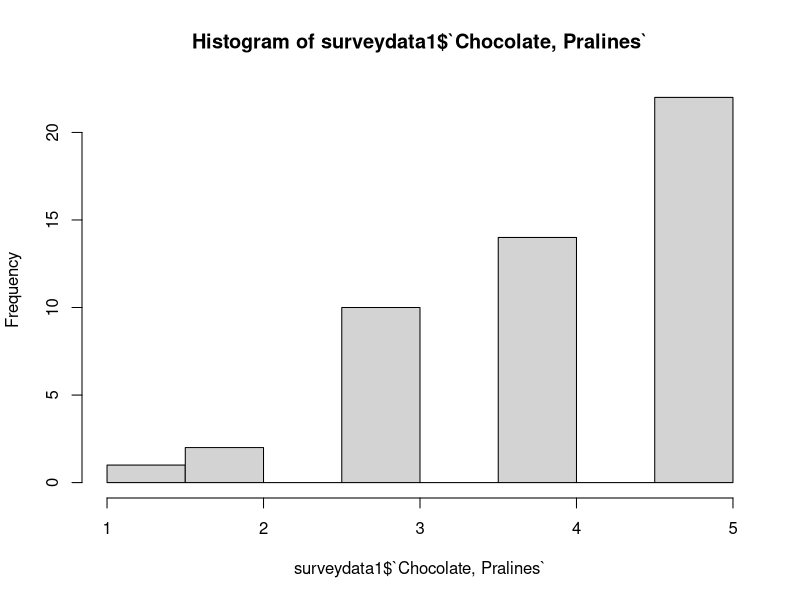

Source code (R): (Note: this script raises an error after producing the figure.)
#######################################
#                                     #
#            gift giving              #
#          survey analysis            #
#                                     #
#            Thomas FROST             #
#           Antonia GERKEN            #
#           Anita LINDBERG            #
#             Diane OWIN              #
#                                     #
#       emlyon business school        #
#                                     #
#       https://lyonexchange.fr       #
#     gift-giving@lyonexchange.fr     #
#                                     #
#######################################



# 00 - Setup #############################

library(tidyverse)
library(fastDummies)
# install.packages("openxlsx")
library(openxlsx)
library(data.table)

# 01 - Read data #########################

# surveydata <- read_csv(file = "results-survey282822_20211004-1449.csv")
surveydata <- read_csv(file = "results-survey282822_20211005-1218.csv")

# 02 - Clean data #########################

# delete incomplete answers
surveydata <- filter(surveydata, !is.na(submitdate))

# delete answer where control question is wrong
surveydata1 <- surveydata[surveydata$`G02Q10[SQ053]`  == 4, ]

# remove control question
surveydata1 <- subset(surveydata1, select = -c(`G02Q10[SQ053]`) )

# remove time stamp
surveydata1 <- subset(surveydata1, select = -c(submitdate) )

# rename categorical columns----
oldnames <-  c('G01Q04','G01Q17', 'G01Q18', 'G01Q19', 'G01Q05', 'G02Q02','G03Q03', 'G03Q13', 'G03Q14',
             'G03Q15','G03Q16')
newnames <-  c('situation_fit','last_minute', 'remb_bday', 'online_gift', 
             'suitablegift','services_fit','age', 'gender', 'student', 'profession','country')
for(i in 1:length(newnames)) names(surveydata1)[names(surveydata1) == oldnames[i]] = newnames[i]

# rename G02Q07 ----

# How suitable are the following items in your opinion for an individualized gift box? 
# Consider as criteria the probability of sending a box with this to someone else by yourself 
# and how much you would find it a good gift if you would receive it yourself. 
# Consider 1 as a bad gift and 5 as the best possible option.

gifts_numbers <- c('G02Q07[SQ001]', 'G02Q07[SQ012]','G02Q07[SQ022]','G02Q07[SQ032]','G02Q07[SQ042]',
                   'G02Q07[SQ052]','G02Q07[SQ062]','G02Q07[SQ072]','G02Q07[SQ082]','G02Q07[SQ092]')
gifts_names <- c('Seads', 'Spices', 'Chocolate, Pralines', 'Coffee / Tea', 'Food / sweats in general', 
                 'Specialties from the whole country / EU / world', 'Flowers', 'Candles', 'Cosmetics', 
                 'Alcohol')
for(i in 1:length(gifts_names)) names(surveydata1)[names(surveydata1) == gifts_numbers[i]] = gifts_names[i]

# rename G01Q06 -----

# What do you usually give your friends (who do not live close to you) for their birthday?
gifts_numbers2 <- c('G01Q06[SQ001]', 'G01Q06[SQ002]', 'G01Q06[SQ003]', 'G01Q06[SQ004]', 'G01Q06[SQ005]')
gifts_names2 <- c('package', 'post_card','flowers', 'nothing_no_change','nothing_want_change')
for(i in 1:length(gifts_names2)) names(surveydata1)[names(surveydata1) == gifts_numbers2[i]] = gifts_names2[i]

# recode yes/no to 1/0 as dummies
surveydata1 <- dummy_cols(surveydata1, select_columns = gifts_names2, remove_selected_columns = TRUE)
# delete douplicated columns
surveydata1 <- subset(surveydata1, select = - c(package_No, post_card_No, flowers_No,
                                                nothing_no_change_No,nothing_want_change_No))

# rename G02Q10 ----

# Imagine that this service wants to help you not only for sending gifts to others but also
# wants to be your central point for all matters related to gifts. Which of the following 
# functionalities should the platform provide to be useful for you?(1 = not important at all
# and 5 = really important)
gifts_numbers3 <- c('G02Q10[SQ012]','G02Q10[SQ022]','G02Q10[SQ032]','G02Q10[SQ042]',
                    'G02Q10[SQ052]')
gifts_names3 <- c('Int_User_Design', 'Customized_packaging','per_calendar',
                  'recommendation','wishlist')
for(i in 1:length(gifts_names3)) names(surveydata1)[names(surveydata1) == gifts_numbers3[i]] = gifts_names3[i]


# recode variables in dummies ----

# situation_fit (G01Q04): yes = 1, last_minute (G01Q17): last min = 1, 
# hard_remb_bday(G01Q18): hard to remb = 1,; online_gift(G01Q19): yes = 1; 
# suitablegift (G01Q05): hard = yes = 1; services_fit (G02Q02): yes = 1;
# gender (G03Q13): male = 1; student (G03Q14): yes = 1;

# might adding age and country to the dummy list ?

dummy_var <- c('situation_fit','last_minute', 'remb_bday', 'online_gift', 
               'suitablegift','services_fit', 'gender', 'student')

surveydata1 <- dummy_cols(surveydata1, select_columns = dummy_var, remove_selected_columns = TRUE)

# delete douplicated columns
surveydata1 <- subset(surveydata1, select = - c(situation_fit_No, remb_bday_No,online_gift_No, 
                                                suitablegift_No, services_fit_No, 
                                                gender_Female, student_No))
# problem with deleting 'last_minute_In advance', because of '.. ..' in it

# Format Factor Variables ----
surveydata1$age <- as.factor(surveydata1$age)
surveydata1$profession <- as.factor(surveydata1$profession)
surveydata1$country <- as.factor(surveydata1$country)

# dummies as numeric 
surveydata1[,24:37] <- sapply(surveydata1[,24:37],as.numeric)


# 03 - Extracting text answers to excel ##############

text_answers <- c('G01Q11', 'G02Q08','G02Q09', 'G02Q12')

answers_G01Q11 <- unique(surveydata1['G01Q11'])
answers_G02Q08 <- unique(surveydata1['G02Q08'])
answers_G02Q09 <- unique(surveydata1['G02Q09'])
answers_G02Q12 <- unique(surveydata1['G02Q12'])

# export as  one excel
list_of_text_answers <- list("G01Q11" = answers_G01Q11, "G02Q08" = answers_G02Q08,
                             "G02Q09" = answers_G02Q09,
                         "G02Q12" = answers_G02Q12)
write.xlsx(list_of_text_answers, file = "survey_open_question_v1.xlsx", overwrite = TRUE)

# deleting open questions from data frame
surveydata1 <- subset(surveydata1, select = - c(G01Q11, G02Q08, G02Q09, G02Q12))

# 04 - Descriptive analysis ##############
summary(surveydata1)

# Plot Histogram of One Variable
hist(surveydata1$`Chocolate, Pralines`)

# different gift items (G02Q07)
items <- c('Seads', 'Spices', 'Chocolate, Pralines', 'Coffee / Tea', 'Food / sweats in general', 'Specialties from the whole country / EU / world', 'Flowers', 'Candles', 'Cosmetics', 'Alcohol')
labels <- c('Seads', 'Spices', 'Chocolate,\nPralines', 'Coffee /\nTea', 'Food / sweats\nin general', 'Specialties from\nthe whole country /\nEU / world', 'Flowers', 'Candles', 'Cosmetics', 'Alcohol')

giftitems <- reshape(surveydata[15:24], times = items, timevar = "gift", direction = "long", 
                     varying = 1:10, v.names = "rating")
rownames(giftitems) <- 1:nrow(giftitems)
giftitems$gift <- as.factor(giftitems$gift)

itemsplot <- ggplot(giftitems) +
  theme_classic() +
  geom_boxplot(aes(x = gift, y = rating)) +
  ylab("Rating (1 to 5)") +
  xlab("") +
  ggtitle("G02Q07 Popularity of gift box items") +
  scale_x_discrete(labels= labels)
itemsplot

#for this plot I get a mistake message: Fehler: Assigned data `ids` must be compatible with existing data.
# x Existing data has 510 rows.
# x Assigned data has 51 rows.
# ℹ Only vectors of size 1 are recycled.


# Format yes/no answer as Factor Variable
surveydata$G01Q04 <- as.factor(surveydata$G01Q04)


# Show percentage of the two answers
summary(surveydata$G01Q04)/nrow(surveydata)

# plot a simple bar diagram
plot <- ggplot(surveydata) +
  geom_bar(aes(x = G01Q04)) +
  ylab("Number of respondents") +
  xlab("Answer") +
  ggtitle("G01Q04 Familiarity of problem situation") +
  coord_flip()
plot
